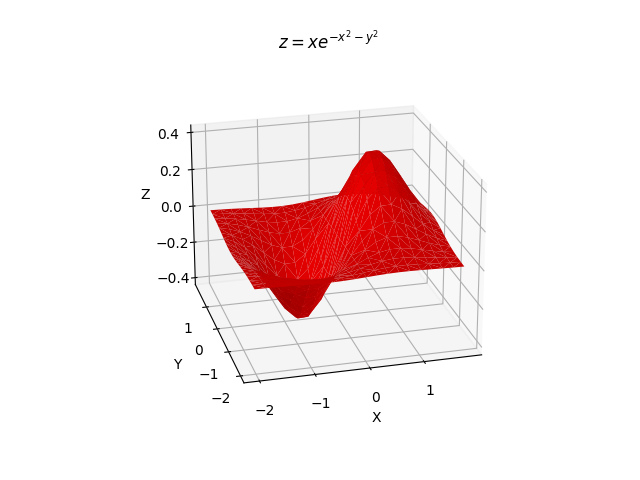

Generate this figure with Python:
import matplotlib.pyplot as plt
import numpy as np

fig = plt.figure()
ax = fig.add_subplot(111, projection='3d')

x = np.arange(-2, 2, 0.2)
y = np.arange(-2, 2, 0.2)
x, y = np.meshgrid(x, y)
z = ((x)*(np.exp(-x**2-y**2)))

ax.plot_trisurf(x.flatten(), y.flatten(), z.flatten(), color = 'red')
ax.set_title('$z = xe^{-x^2 - y^2}$')
ax.set_xlabel('X')
ax.set_ylabel('Y')
ax.set_zlabel('Z')

plt.show()
